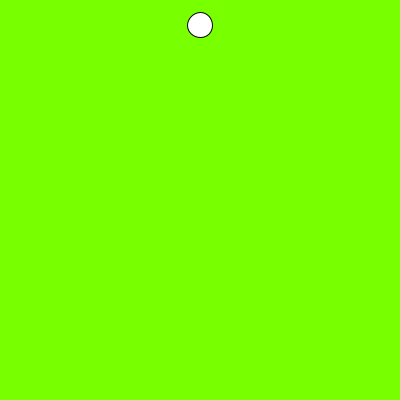
Frame 1 (no input)
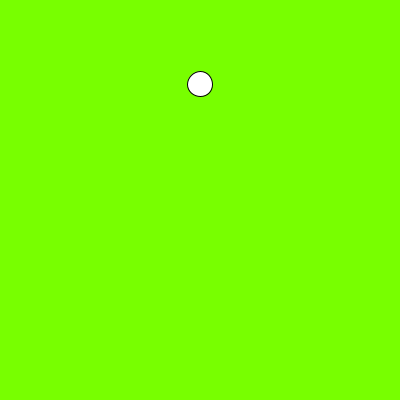
Frame 60 (the mouse pressed at the canvas centre just before this capture)
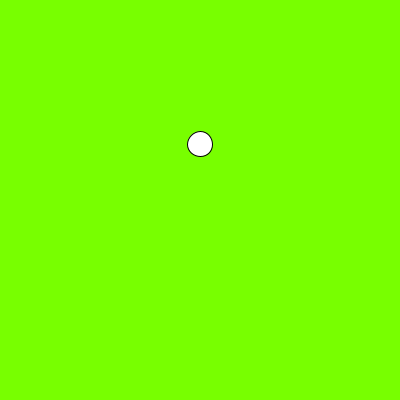
Frame 120 (the mouse held since frame 60 and released just before this capture)

The Processing sketch that drew these frames (run headless with seeded random() and noise(); from frame 60 on, the mouse is pressed at the canvas centre):

// Processing sketch: processing_66233
// ── processing_66233.pde

int ypos=25;
boolean goingDown=true;
int circleRadius=25;
int circleColor=255;


void setup() {
  size(400, 400);
  background(120, 255, 0);
  smooth();
  color(0);
  
}
void draw() {

  background(120, 255, 0);
  fill(255, circleColor, 255);
  ellipse(width/2, ypos, circleRadius, circleRadius);
  
    
    if(ypos == 12){
    goingDown=true;
    
  }
  
  if(ypos == height-12){
    goingDown=false;
    circleColor = circleColor-255;
  }
  
  
  
  if( ypos >= 12 && goingDown == true){
    ypos++;
  } 
  if( ypos <= height-12 && goingDown == false){
    ypos--;
  }
  
  
  
}  
